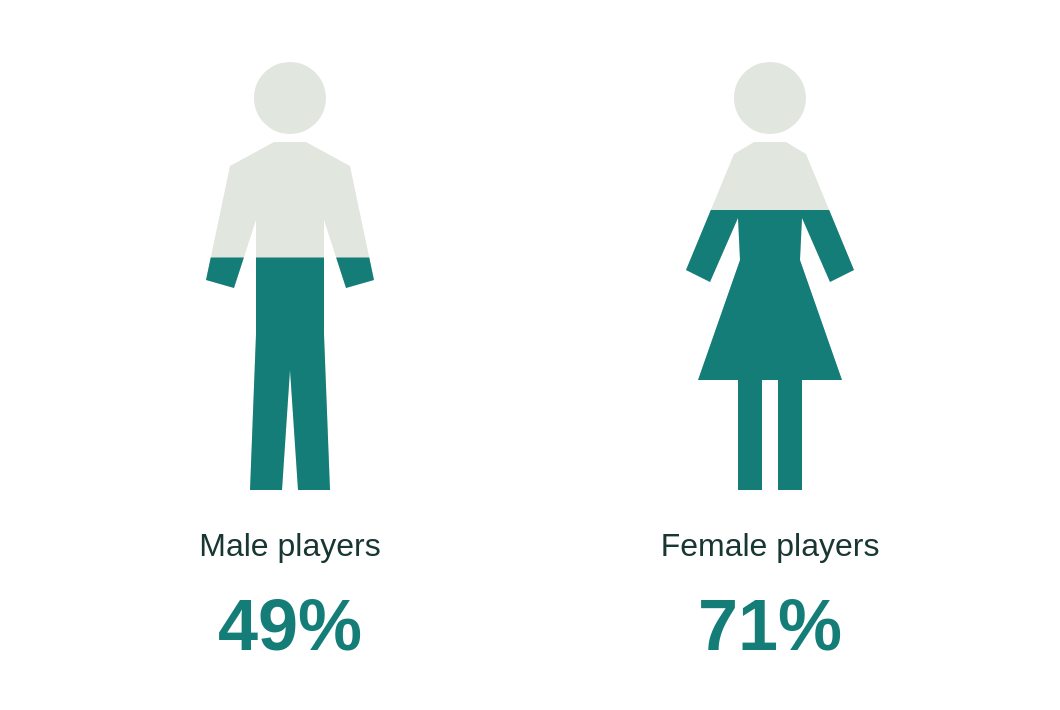

This figure's Vega-Lite source:
### Vega specification from a JSON file in a GitHub repository (floating-point values rounded to 4 significant figures)
{"$schema": "https://vega.github.io/schema/vega/v5.json", "description": "Percentage of male and female US video-game players aged 8+ who regularly played puzzle games.", "width": 500, "height": 325, "padding": 15, "background": null, "signals": [{"name": "maleSilhouette", "value": "M78,24 A18,18 0 1,0 42,24 A18,18 0 1,0 78,24 Z M52,46 L68,46 L90,58 L102,115 L88,119 L77,85 L77,142 L80,220 L64,220 L60,160 L56,220 L40,220 L43,142 L43,85 L32,119 L18,115 L30,58 Z"}, {"name": "femaleSilhouette", "value": "M78,24 A18,18 0 1,0 42,24 A18,18 0 1,0 78,24 Z M52,46 L68,46 L78,52 L102,110 L90,116 L76,84 L75,105 L96,165 L76,165 L76,220 L64,220 L64,165 L56,165 L56,220 L44,220 L44,165 L24,165 L45,105 L44,84 L30,116 L18,110 L42,52 Z"}], "data": [{"name": "players", "values": [{"group": "Male players", "percent": 49, "x": 70, "filledPath": "M99.629311,103.739228 L102,115 L88,119 L83.062691,103.739228 L77,103.739228 L77,142 L80,220 L64,220 L60,160 L56,220 L40,220 L43,142 L43,103.739228 L36.937309,103.739228 L32,119 L18,115 L20.370689,103.739228 Z"}, {"group": "Female players", "percent": 71, "x": 310, "filledPath": "M89.591271,80.012238 L102,110 L90,116 L76,84 L75,105 L96,165 L76,165 L76,220 L64,220 L64,165 L56,165 L56,220 L44,220 L44,165 L24,165 L45,105 L44,84 L30,116 L18,110 L30.408729,80.012238 Z"}]}], "marks": [{"name": "backgroundFigures", "type": "path", "from": {"data": "players"}, "encode": {"update": {"x": {"field": "x"}, "y": {"value": 10}, "path": {"signal": "datum.group === 'Female players' ? femaleSilhouette : maleSilhouette"}, "fill": {"value": "#E1E6DF"}, "tooltip": {"signal": "{'Group': datum.group, 'Regularly played puzzle games': datum.percent + '%', 'Population': 'US video-game players aged 8+', 'Source': 'ESA / YouGov, 2026 Essential Facts, p. 14'}"}, "description": {"signal": "datum.group + ': ' + datum.percent + '% regularly played puzzle games.'"}}}}, {"name": "filledFigures", "type": "path", "from": {"data": "players"}, "encode": {"update": {"x": {"field": "x"}, "y": {"value": 10}, "path": {"field": "filledPath"}, "fill": {"value": "#147D78"}, "tooltip": {"signal": "{'Group': datum.group, 'Regularly played puzzle games': datum.percent + '%', 'Population': 'US video-game players aged 8+', 'Source': 'ESA / YouGov, 2026 Essential Facts, p. 14'}"}}}}, {"type": "text", "interactive": false, "from": {"data": "players"}, "encode": {"update": {"x": {"signal": "datum.x + 60"}, "y": {"value": 258}, "text": {"field": "group"}, "align": {"value": "center"}, "baseline": {"value": "middle"}, "font": {"value": "Arial"}, "fontSize": {"value": 16}, "fill": {"value": "#183733"}}}}, {"type": "text", "interactive": false, "from": {"data": "players"}, "encode": {"update": {"x": {"signal": "datum.x + 60"}, "y": {"value": 299}, "text": {"signal": "datum.percent + '%'"}, "align": {"value": "center"}, "baseline": {"value": "middle"}, "font": {"value": "Arial"}, "fontSize": {"value": 36}, "fontWeight": {"value": 600}, "fill": {"value": "#147D78"}}}}]}
